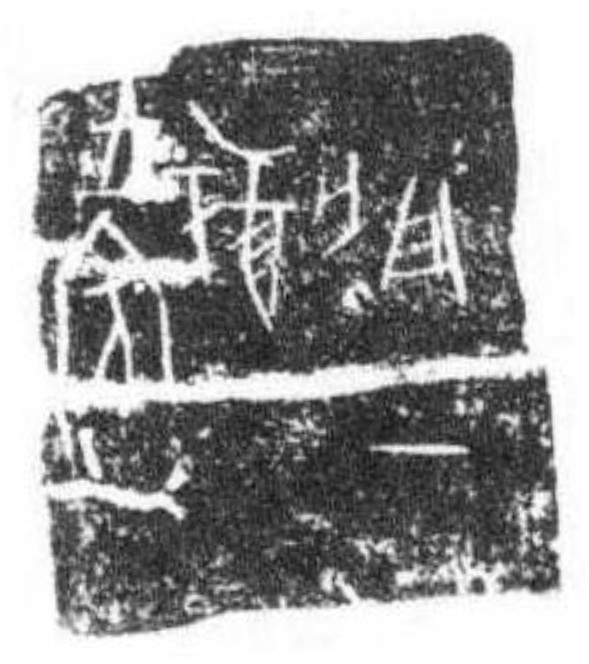
#> input picture China/task-china/task_china/train/images/rub_0124.jpg, 589 x 664 px
$ python compare.py ../../China/task-china/task_china/train/images/rub_0124.jpg ../../China/task-china/task_china/train/images/rub_0242.jpg
#> lines starting #> are read from the running program, lines starting #| are printed output that depends on the picture
import cv2, numpy as np, sys

def prepare(path, size=500):
#> called with size = 500
    img = cv2.imread(path)
#> img is the input picture: shape (664, 589, 3); min 10, max 255, mean 149.8
    gray = cv2.cvtColor(img, cv2.COLOR_BGR2GRAY)          # 1. colour doesn't matter -> grey
    h, w = gray.shape
#> h = 664; w = 589
    s = size / max(h, w)
#> s = 0.753
    gray = cv2.resize(gray, (int(w*s), int(h*s)))         # 2. same size for everyone
#> gray: shape (500, 443)
    clahe = cv2.createCLAHE(clipLimit=2.0, tileGridSize=(8, 8))
    return clahe.apply(gray)                              # 3. equalise contrast
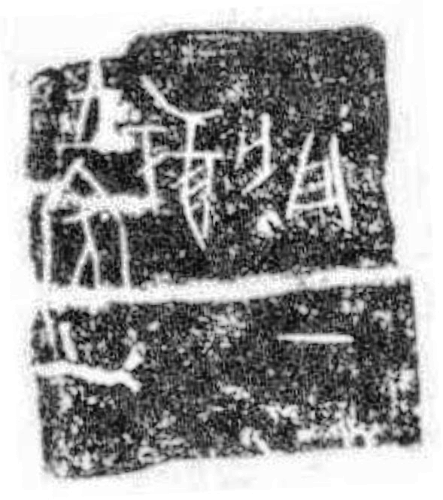
#> returned value: shape (500, 443); min 4, max 255, mean 151.6

def compare(path_a, path_b):
    a, b = prepare(path_a), prepare(path_b)
#> call 2 of prepare, with size = 500
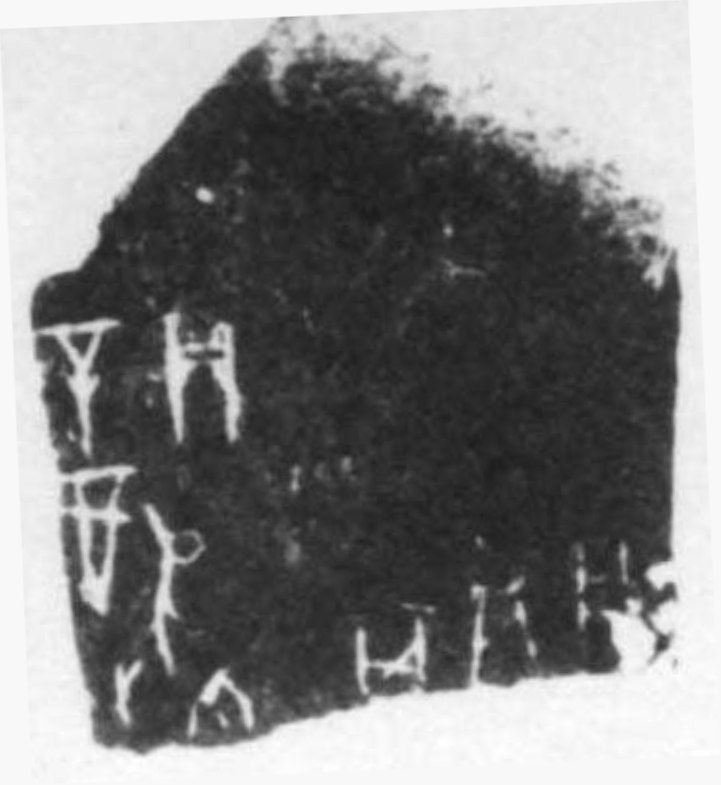
#> input picture China/task-china/task_china/train/images/rub_0242.jpg, 721 x 785 px
#> in prepare, img is the input picture: shape (785, 721, 3); min 26, max 255, mean 129.2
#> in prepare (call 2), `return clahe.apply(gray)`:
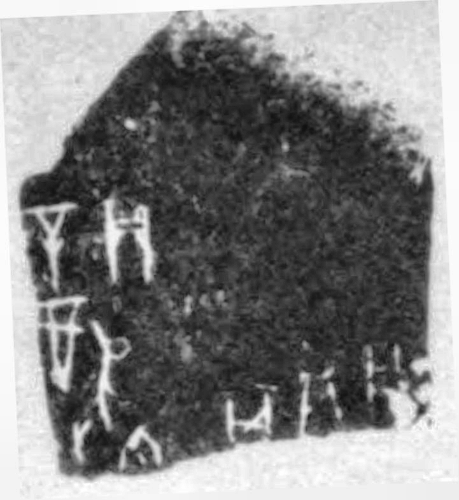
#> returned value: shape (500, 459); min 15, max 255, mean 130.6
    orb = cv2.ORB_create(nfeatures=1500)                  # 4. find corners + describe them
    ka, da = orb.detectAndCompute(a, None)
#> ka = 1500 keypoints; strongest (x, y, size): (190, 118, 111.1), (188, 152, 92.6), (197, 118, 111.1), (194, 116, 92.6)
    kb, db = orb.detectAndCompute(b, None)
#> kb = 1478 keypoints; strongest (x, y, size): (110, 355, 92.6), (79, 330, 64.3), (141, 429, 64.3), (79, 328, 53.6)
    if da is None or db is None: return 0, None
    bf = cv2.BFMatcher(cv2.NORM_HAMMING)                  # 5. match descriptors
    good = []
    for pair in bf.knnMatch(da, db, k=2):
        if len(pair) == 2 and pair[0].distance < 0.75 * pair[1].distance:
            good.append(pair[0])
#> after the loop, good = 10 matches
    if len(good) < 4: return len(good), None
    pa = np.float32([ka[m.queryIdx].pt for m in good])
#> pa = [[313, 417], [200, 320], [323, 346], [212.4, 148.8], [195.6, 147.6], [217.7, 148.6], [89.86, 190.1], [124.4, 216.5], [125.4, 215], [200.7, 240.1]]
    pb = np.float32([kb[m.trainIdx].pt for m in good])
#> pb = [[138, 454.8], [293.6, 413.1], [102, 230], [260.4, 404.4], [236, 419], [80.87, 423], [52, 224], [110, 341], [109.2, 340.8], [95, 257]]
    # 6. ONE rotation+scale+shift must explain the matches
    M, inl = cv2.estimateAffinePartial2D(pa, pb, method=cv2.RANSAC, ransacReprojThreshold=5)
#> M = [[0.737, -1.29, 295.7], [1.29, 0.737, 20.9]]; inl = [0, 0, 0, 1, 0, 0, 0, 1, 1, 0]
    if M is None: return 0, None
    scale = float(np.hypot(M[0,0], M[1,0])); angle = float(np.degrees(np.arctan2(M[1,0], M[0,0])))
#> after `scale = float(np.hypot(M[0, 0], M[1, 0]))`: scale = 1.48
#> after `angle = float(np.degrees(np.arctan2(M[1, 0], M[0, 0])))`: angle = 60.26
    return int(inl.sum()), (round(scale,3), round(angle,2), len(good))

if __name__ == "__main__":
    print(compare(sys.argv[1], sys.argv[2]))
